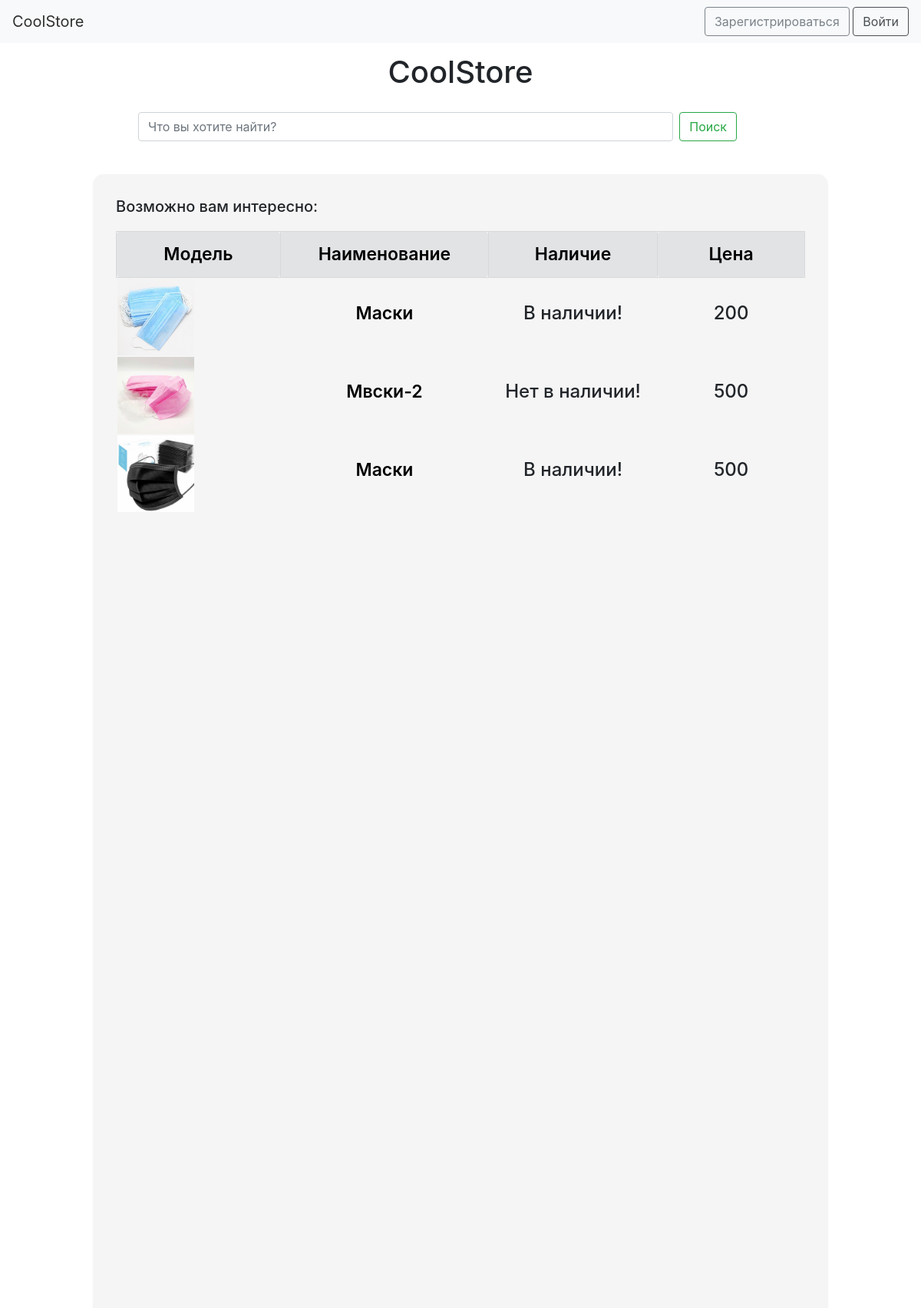
The page / on the database its author committed.
### data/products.py (models this page shows, shortened)
class Products(SqlAlchemyBase, UserMixin, SerializerMixin):
    __tablename__ = 'products'
    id = sqlalchemy.Column(sqlalchemy.Integer, primary_key=True, autoincrement=True)
    title = sqlalchemy.Column(sqlalchemy.String, nullable=True)
    about = sqlalchemy.Column(sqlalchemy.String, nullable=True)
    price = sqlalchemy.Column(sqlalchemy.Integer, nullable=True)
    existence = sqlalchemy.Column(sqlalchemy.Boolean, default=True)

### main.py (the view)
@app.route('/', methods=['GET', 'POST'])
def index():
    if current_user.is_authenticated:
        filename = get_profile_img()
    else:
        filename = 'profilem'
    if request.method == 'POST':
        session['tag'] = request.form['search']
        return redirect('/')
    all_product = find_products(session.get('tag', '').lower())
    if session.get('reverse', False):
        sim = '▲'
    else:
        sim = '▼'
    simp = simc = simn = ''
    pos = session.get('sort', 'none')
    if pos == 'price':
        all_product.sort(key=lambda x: x.price, reverse=session.get('reverse', False))
        simp = sim
    elif pos == 'count':
        all_product.sort(key=lambda x: x.existence, reverse=session.get('reverse', False))
        simc = sim
    elif pos == 'name':
        simn = sim
        all_product.sort(key=lambda x: x.title, reverse=session.get('reverse', False))
    return render_template('index.html', title="CoolStore", tag=session.get('tag', ''),
                           filename=filename, product=all_product, simc=simc, simn=simn, simp=simp)

### data/db_session.py (called while the page is built)
def create_session() -> Session:
    global __factory
    return __factory()

### main.py (called while the page is built)
def find_products(tag):
    sessions = db_session.create_session()
    all_products = sessions.query(products.Products).all()
    ans_products = list()
    for item in all_products:
        title = item.title.lower()
        if tag in title or title in tag or tag[:-1] in title or tag[:-2] in title:
            ans_products.append(item)
    return ans_products

### templates/index.html
{% extends "base.html" %}
{%block content %}
<form class="search" method="post">
    <input class="form-control mr-sm-2" type="text" placeholder="Что вы хотите найти?"
           aria-label="Search"
           name="search" value="{{ tag }}">
    <button class="btn btn-outline-success my-2 my-sm-0" type="submit">Поиск</button>
</form>
<div class="main">
    {% if tag != '' %}
    <h5>По запросу "{{ tag }}" найдено:</h5>
    {% else %}
    <h5>Возможно вам интересно:</h5>
    {% endif %}
    <table align="center" style="margin-top: 20px; width: 100%;">
        <tr>
            <th width="400" class="alert alert-secondary" role="alert">
                <div align="center">
                    <a href="/change/none" class="base_href">Модель</a>
                </div>
            </th>
            <th width="400" class="alert alert-secondary" role="alert">
                <div align="center">
                    <a href="/change/name" class="base_href">Наименование</a>{{ simn }}
                </div>
            </th>
            <th width="400" class="alert alert-secondary" role="alert">
                <div align="center">
                    <a href="/change/count" class="base_href">Наличие</a>{{ simc }}
                </div>
            </th>
            <th width="400" class="alert alert-secondary" role="alert">
                <div align="center">
                    <a href="/change/price" class="base_href">Цена</a>{{ simp }}
                </div>
            </th>
        </tr>
        {% for item in product %}
        <tr>
            <td width="200"><a href="/product/{{ item.id }}"><img
                    src="/static/img/product_icons/{{ item.id }}.jpg" width="100"
                    height="100" align="center"></a></td>
            <td width="400"><h4 align="center"><a href="/product/{{ item.id }}" class="base_href">
                {{ item.title }}</a></h4></td>
            {% if item.existence == 1 %}
            <td width="200"><h4 align="center">В наличии!</h4></td>
            {% else %}
            <td width="200"><h4 align="center">Нет в наличии!</h4></td>
            {% endif %}
            <td width="200"><h4 align="center">{{ item.price }}</h4></td>
        </tr>
        {% endfor %}
    </table>
</div>
{% endblock %}

### templates/base.html (shortened to what this page needs)
<!DOCTYPE html>
<html lang="en">
<head>
    <link rel="stylesheet" href="../../static/css/style.css">
    <link rel="stylesheet"
          href="https://stackpath.bootstrapcdn.com/bootstrap/4.4.1/css/bootstrap.min.css"
>
</head>
<body>
<header class="header">
    <nav class="navbar navbar-light bg-light">
        <a class="navbar-brand" href="/">CoolStore</a>
        {% if current_user.is_authenticated %}
        <div>
            <a class="navbar-brand" href="/basket"><img src="../../static/img/basket.png"
                                                        class="icon"></a>
            <a class="navbar-brand" href="/profile"><img src="../../static/img/profile_img/{{ filename }}.jpg"
                                                         class="icon"></a>
        </div>
        {% else %}
        <div>
            <a class="btn btn-outline-secondary" href="/register" >Зарегистрироваться</a>
            <a class="btn btn-outline-dark" href="/login">Войти</a>
        </div>
        {% endif %}
    </nav>
</header>
<h1 align="center" style="margin-top: 70px;">{{ title }}</h1>
{% block content %} {% endblock %}
</body>
</html>

### static/css/style.css (style rules this page uses)
.search { position: absolute; width: 65%; margin-left: 15%; margin-top: 20px; display: flex; }
.main { border: 1px solid #fdfdfd; border-radius: 15px; background: #f5f5f5; position: absolute; margin-top: 100px; margin-left: 10%; margin-bottom: 1%; width: 80%; height: 100%; padding: 30px; }
.header { opacity: 90%; width: 100%; z-index: 1000; position: fixed; top: 0; left: 0; right: 0; transform: translate3d(0, 0, 0); }
.base_href { text-decoration: none; color: #000000; font-size: 23px; font-weight: 600; }

### rows shown on the page
Products: shows a picture, title "Маски", existence "В наличии!", price "200"
Products: shows a picture, title "Мвски-2", existence "Нет в наличии!", price "500"
Products: shows a picture, title "Маски", existence "В наличии!", price "500"

### other values the page prints
{{ title }} "CoolStore"
